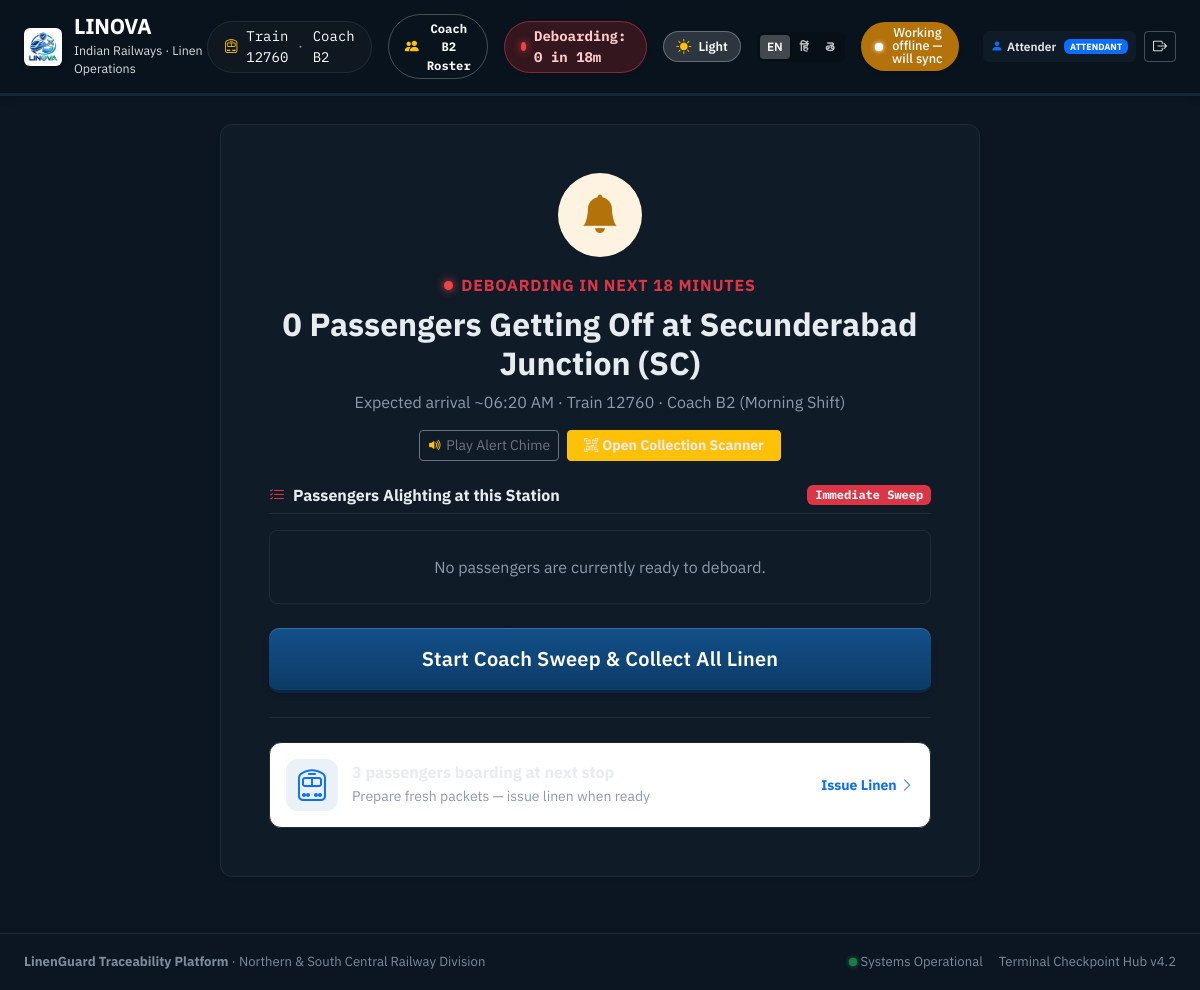
The page /attendant/alert/ (signed in) on the database its author committed.
### linen/models.py (models this page shows, shortened)
class CoachHandOff(models.Model):
    SHIFT_CHOICES = [
        ('Morning', 'Morning'),
        ('Evening', 'Evening'),
        ('Night', 'Night'),
    ]
    STATUS_CHOICES = [
        ('PENDING', 'Pending'),
        ('CONFIRMED', 'Confirmed'),
    ]
    attendant = models.ForeignKey(User, on_delete=models.CASCADE, related_name='handoffs')
    train = models.ForeignKey(Train, on_delete=models.CASCADE, related_name='handoffs')
    coach = models.ForeignKey(Coach, on_delete=models.CASCADE, related_name='handoffs')
    shift = models.CharField(max_length=20, choices=SHIFT_CHOICES, default='Morning')
    bedsheets_handed_over = models.PositiveIntegerField(default=100)
    status = models.CharField(max_length=20, choices=STATUS_CHOICES, default='CONFIRMED')
    date = models.DateField(default=timezone.now)
    created_at = models.DateTimeField(auto_now_add=True)
    updated_at = models.DateTimeField(auto_now=True)
    class Meta:
        ordering = ['-date', 'train', 'coach']

class Train(models.Model):
    train_number = models.CharField(max_length=20, unique=True)
    train_name = models.CharField(max_length=100)
    source = models.CharField(max_length=100)
    destination = models.CharField(max_length=100)
    class Meta:
        ordering = ['train_number']

class Coach(models.Model):
    COACH_TYPE_CHOICES = [
        ('1A', 'AC 1st Class (1A)'),
        ('2A', 'AC 2 Tier (2A)'),
        ('3A', 'AC 3 Tier (3A)'),
        ('3E', 'AC 3 Economy (3E)'),
        ('SL', 'Sleeper (SL)'),
    ]
    train = models.ForeignKey(Train, on_delete=models.CASCADE, related_name='coaches')
    coach_number = models.CharField(max_length=10)  # e.g. B1, B2, A1
    coach_type = models.CharField(max_length=20, choices=COACH_TYPE_CHOICES, default='3A')
    class Meta:
        ordering = ['train', 'coach_number']
        unique_together = ('train', 'coach_number')

class UserProfile(models.Model):
    ROLE_CHOICES = [
        ('SUPERVISOR', 'Supervisor'),
        ('ADMIN', 'Supervisor (Admin)'),
        ('ATTENDANT', 'Attendant'),
        ('ATTENDER', 'Train Attendant'),
        ('LAUNDRY', 'Laundry Staff'),
    ]
    user = models.OneToOneField(User, on_delete=models.CASCADE, related_name='profile')
    role = models.CharField(max_length=20, choices=ROLE_CHOICES, default='SUPERVISOR')
    badge_number = models.CharField(max_length=50, blank=True, null=True)
    zone = models.CharField(max_length=100, default='South Central Railway (SCR)')
    def get_normalized_role(self):
        if self.role in ['ADMIN', 'SUPERVISOR']:
            return 'SUPERVISOR'
        if self.role in ['ATTENDER', 'ATTENDANT']:
            return 'ATTENDANT'
        if self.role == 'LAUNDRY':
            return 'LAUNDRY'
        return 'ATTENDANT'

### linen/views.py (the view)
# urls.py: path('attendant/alert/', views.attendant_alert, name='attendant_alert'),
@role_required('ATTENDANT')
def attendant_alert(request):
    handoff = get_or_create_coach_handoff(request.user)
    deboarding_passengers = get_deboarding_passengers(handoff.train, handoff.coach)
    context = {
        'handoff': handoff,
        'deboarding_passengers': deboarding_passengers,
        'deboarding_count': len(deboarding_passengers),
        'upcoming_station': 'Secunderabad Junction (SC)',
        'upcoming_eta_minutes': 18,
    }
    return render(request, 'attendant/alert.html', context)

### linen/services.py (called while the page is built, shortened)
def get_or_create_coach_handoff(attendant_user):
    handoff = CoachHandOff.objects.filter(
        attendant=attendant_user
    ).order_by('-updated_at', '-date', '-id').first()
    return handoff

### templates/attendant/alert.html (shortened to what this page needs)
{% extends "base_attendant.html" %}
{% block content %}
<div class="row justify-content-center py-2">
  <div class="col-md-10 col-lg-8">
    <div class="app-card shadow-sm p-4 p-md-5">
      <div class="text-center mb-4">
        <div class="alert-bell-circle mx-auto mb-3" style="width: 84px; height: 84px; font-size: 2.4rem;">
          <i class="bi bi-bell-fill"></i>
        </div>
        <div class="alert-eyebrow fs-6 mb-2 text-danger fw-bold d-flex align-items-center justify-content-center gap-2">
          <span class="deboard-pulse-dot"></span> DEBOARDING IN NEXT {{ upcoming_eta_minutes|default:18 }} MINUTES
        </div>
        <h1 class="h2 fw-bold text-dark mb-2">
          {{ deboarding_count|default_if_none:0 }} Passengers Getting Off at {{ upcoming_station|default:"Secunderabad Junction (SC)" }}
        </h1>
        <div class="alert-subtext fs-6 text-muted mb-3">
          Expected arrival ~06:20 AM · Train {{ handoff.train.train_number }} · Coach {{ handoff.coach.coach_number }} ({{ handoff.shift }} Shift)
        </div>
        <div class="d-flex justify-content-center gap-2 mb-4">
          <button type="button" class="btn btn-outline-secondary btn-sm d-inline-flex align-items-center gap-1" onclick="playRailwayChime()">
            <i class="bi bi-volume-up-fill text-warning"></i> Play Alert Chime
          </button>
          <a href="{% url 'attendant_collect' %}" class="btn btn-warning btn-sm text-dark fw-bold px-3 d-inline-flex align-items-center gap-1">
            <i class="bi bi-qr-code-scan"></i> Open Collection Scanner
          </a>
        </div>
      </div>
      <div class="mb-4">
        <div class="d-flex align-items-center justify-content-between mb-3 border-bottom pb-2">
          <h2 class="h6 fw-bold text-dark mb-0 d-flex align-items-center gap-2">
            <i class="bi bi-list-check text-danger"></i> Passengers Alighting at this Station
          </h2>
          <span class="badge bg-danger text-white font-mono">Immediate Sweep</span>
        </div>
        <div class="d-flex flex-column gap-3">
          {% for dp in deboarding_passengers %}
          <div class="p-3 rounded-3 border bg-light">
            <div class="d-flex flex-wrap justify-content-between align-items-center gap-2 mb-2">
              <div class="d-flex align-items-center gap-2">
                <span class="badge bg-danger text-white font-mono fs-6 px-3 py-1">
                  Berth {{ dp.berth }}
                </span>
                <div>
                  <strong class="text-dark">{{ dp.passenger_name }}</strong>
                  <div class="small text-muted font-mono">{{ dp.berth_type }} · {{ dp.masked_pnr }}</div>
                </div>
              </div>
              <span class="badge bg-warning text-dark font-mono">
                <i class="bi bi-clock me-1"></i>ETA: {{ dp.expected_arrival_time }} (~{{ dp.minutes_remaining }} mins)
              </span>
            </div>
            <div class="d-flex flex-wrap justify-content-between align-items-center gap-2 pt-2 border-top">
              <div class="small text-secondary">
                <strong class="text-dark">Linen to Collect:</strong>
                {% for itm in dp.assigned_linen %}
                  <span class="badge bg-primary font-mono ms-1">{{ itm.type }}: {{ itm.code }}</span>
                {% endfor %}
              </div>
              <a href="{% url 'attendant_collect' %}?berth={{ dp.berth }}&code={{ dp.primary_code }}" class="btn btn-sm btn-primary d-inline-flex align-items-center gap-1">
                <i class="bi bi-qr-code-scan"></i> Collect & Scan QR
              </a>
            </div>
          </div>
          {% empty %}
          <div class="text-center text-muted border rounded-3 p-4">
            No passengers are currently ready to deboard.
          </div>
          {% endfor %}
        </div>
      </div>
      <div class="mb-4 text-center">
        <a href="{% url 'attendant_collect' %}" class="btn-tactile py-3 fs-5" id="startCollectingBtn">
          Start Coach Sweep & Collect All Linen
        </a>
      </div>
      <div class="alert-divider my-4"></div>
      <a href="{% url 'attendant_issue' %}" class="boarding-lighter-card p-3" id="boardingLighterCard">
        <div class="fs-2 text-primary d-flex align-items-center justify-content-center p-3" style="width: 52px; height: 52px; background: #eaf1f8; border-radius: 12px;">
          <i class="bi bi-train-front"></i>
        </div>
        <div>
          <div class="h6 fw-bold mb-1" style="color: var(--ink);">3 passengers boarding at next stop</div>
          <div class="small text-secondary">Prepare fresh packets — issue linen when ready</div>
        </div>
        <div class="ms-auto text-primary fw-bold small">
          Issue Linen <i class="bi bi-chevron-right"></i>
        </div>
      </a>
    </div>
  </div>
</div>
{% endblock %}

### templates/base_attendant.html (shortened to what this page needs)
<!DOCTYPE html>
<html lang="en">
<head>
  <link href="https://cdn.jsdelivr.net/npm/bootstrap@5.3.3/dist/css/bootstrap.min.css" rel="stylesheet">
  <link rel="stylesheet" href="https://cdn.jsdelivr.net/npm/bootstrap-icons@1.11.3/font/bootstrap-icons.min.css">
  <link rel="stylesheet" href="/static/css/style.css">
</head>
<body class="app-viewport">
  <header class="app-navbar">
    <div class="d-flex align-items-center gap-3">
      <a href="{% if user.profile.get_normalized_role == 'LAUNDRY' %}{% url 'laundry_register' %}{% elif user.profile.get_normalized_role == 'SUPERVISOR' %}{% url 'supervisor_handoff' %}{% else %}{% url 'attendant_hub' %}{% endif %}" class="app-brand">
        <img src="/static/img/logo.jpeg" alt="LINOVA Logo" style="height: 38px; width: auto; object-fit: contain; border-radius: 6px; background: #ffffff; padding: 2px; box-shadow: 0 2px 4px rgba(0,0,0,0.2);">
        <div>
          <div class="app-brand-title">LINOVA</div>
          <div class="app-brand-sub">Indian Railways · Linen Operations</div>
        </div>
      </a>
    </div>
    <div class="d-flex align-items-center gap-2 gap-md-3">
      {% if handoff %}
      <div class="d-none d-md-flex align-items-center gap-2 px-3 py-1 rounded-pill bg-dark bg-opacity-25 border border-white border-opacity-10 text-white font-mono small">
        <i class="bi bi-train-front text-warning"></i>
        <span>Train {{ handoff.train.train_number }}</span>
        <span class="text-white-50">·</span>
        <span>Coach {{ handoff.coach.coach_number }}</span>
      </div>
      {% if user.profile.get_normalized_role == 'ATTENDANT' %}
      <a href="{% url 'attendant_roster' %}" class="btn btn-sm btn-outline-light border-white border-opacity-25 d-inline-flex align-items-center gap-2 px-3 py-1 rounded-pill" title="View Coach {{ handoff.coach.coach_number }} Passenger Roster">
        <i class="bi bi-people-fill text-warning"></i>
        <span class="font-mono small fw-bold">Coach {{ handoff.coach.coach_number }} Roster</span>
      </a>
      <a href="{% url 'attendant_alert' %}" class="deboard-top-pill text-decoration-none d-flex align-items-center gap-2 px-3 py-1 rounded-pill shadow-sm" title="Passengers deboarding in next 20 mins — Click to view">
        <span class="deboard-pulse-dot"></span>
        <span class="font-mono small fw-bold">Deboarding: {{ deboarding_count|default_if_none:0 }} in 18m</span>
      </a>
      {% endif %}
      {% endif %}
      <button type="button" class="theme-toggle-btn" onclick="toggleTheme()" aria-label="Toggle theme">
        <i class="bi bi-moon-stars-fill theme-toggle-icon"></i>
        <span class="theme-toggle-text">Dark</span>
      </button>
      <div class="lang-switch" role="group" aria-label="Language selector">
        <button type="button" class="lang-btn active" id="lang-en" onclick="selectLang('en')">EN</button>
        <button type="button" class="lang-btn" id="lang-hi" onclick="selectLang('hi')">हिं</button>
        <button type="button" class="lang-btn" id="lang-te" onclick="selectLang('te')">తె</button>
      </div>
      <button type="button" class="connectivity-pill offline border-0 shadow-sm" id="global-connectivity-pill" onclick="toggleConnectivity()" title="Click to toggle offline / online demo state">
        <span class="led-dot"></span>
        <span id="connectivity-pill-text">Working offline — will sync</span>
      </button>
      {% if user.is_authenticated %}
      <div class="d-flex align-items-center gap-2 ms-2">
        <span class="badge bg-light text-dark py-2 px-2 rounded-2 d-none d-sm-inline-flex align-items-center gap-1">
          <i class="bi bi-person-fill text-primary"></i>
          <span class="fw-semibold">{{ user.username|title }}</span>
          <span class="badge {% if user.profile.get_normalized_role == 'LAUNDRY' %}bg-info text-dark{% else %}bg-primary text-white{% endif %} ms-1">
            {{ user.profile.get_normalized_role|default:"Staff" }}
          </span>
        </span>
        <a href="{% url 'logout' %}" class="btn btn-sm btn-outline-light border-white border-opacity-25" title="Sign out">
          <i class="bi bi-box-arrow-right"></i>
        </a>
      </div>
      {% endif %}
    </div>
  </header>
  <main class="app-container">
    {% block content %}{% endblock %}
  </main>
  <footer class="app-footer">
    <div>
      <strong>LinenGuard Traceability Platform</strong> · Northern & South Central Railway Division
    </div>
    <div class="d-flex align-items-center gap-3">
      <span class="d-inline-flex align-items-center gap-1">
        <span class="led-dot" style="color: var(--green);"></span> Systems Operational
      </span>
      <span>Terminal Checkpoint Hub v4.2</span>
    </div>
  </footer>
</body>
</html>

### rows shown on the page
CoachHandOff: train.train_number "12760", coach.coach_number "B2", shift "Morning"

### other values the page prints
{{ deboarding_count|default_if_none:0 }} "0"
{{ user.username|title }} "Attender"
{{ user.profile.get_normalized_role|default:"Staff" }} "ATTENDANT"
{{ upcoming_eta_minutes|default:18 }} "18"
{{ upcoming_station|default:"Secunderabad Junction (SC)" }} "Secunderabad Junction (SC)"
